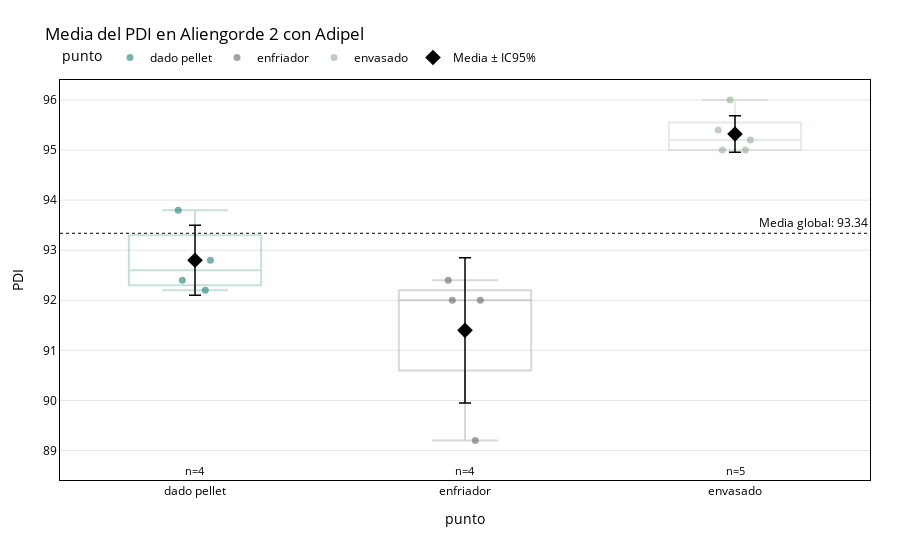

Notebook code for this chart:
### Code cell
orden = ["dado pellet", "enfriador", "envasado"]

stripplot_con_medias_pro(
    con_punto,
    title="Media del PDI en Aliengorde 2 con Adipel",
    categoria="punto",
    values="PDI",
    #filename=f"{ROOT_IMAGEN}/stripplot_medias_orden.html",
)

### Figure 1 — Plotly figure (JSON) as saved in the notebook; plotly's stock layout.template omitted (floating-point values rounded to 4 significant figures)
{"data": [{"alignmentgroup": "True", "boxpoints": "all", "fillcolor": "rgba(255,255,255,0)", "hoveron": "points", "hovertemplate": "<b>PDI</b>: %{y:.2f}<br>punto: %{x}<extra></extra>", "legendgroup": "dado pellet", "line": {"color": "rgba(255,255,255,0)"}, "marker": {"color": "#1C8074", "line": {"width": 0}, "opacity": 0.6, "size": 7}, "name": "dado pellet", "offsetgroup": "dado pellet", "orientation": "v", "pointpos": 0, "showlegend": true, "type": "box", "x": ["dado pellet", "dado pellet", "dado pellet", "dado pellet"], "x0": " ", "xaxis": "x", "y": [92.4, 92.8, 92.2, 93.8], "y0": " ", "yaxis": "y"}, {"alignmentgroup": "True", "boxpoints": "all", "fillcolor": "rgba(255,255,255,0)", "hoveron": "points", "hovertemplate": "<b>PDI</b>: %{y:.2f}<br>punto: %{x}<extra></extra>", "legendgroup": "enfriador", "line": {"color": "rgba(255,255,255,0)"}, "marker": {"color": "#666666", "line": {"width": 0}, "opacity": 0.6, "size": 7}, "name": "enfriador", "offsetgroup": "enfriador", "orientation": "v", "pointpos": 0, "showlegend": true, "type": "box", "x": ["enfriador", "enfriador", "enfriador", "enfriador"], "x0": " ", "xaxis": "x", "y": [89.2, 92, 92, 92.4], "y0": " ", "yaxis": "y"}, {"alignmentgroup": "True", "boxpoints": "all", "fillcolor": "rgba(255,255,255,0)", "hoveron": "points", "hovertemplate": "<b>PDI</b>: %{y:.2f}<br>punto: %{x}<extra></extra>", "legendgroup": "envasado", "line": {"color": "rgba(255,255,255,0)"}, "marker": {"color": "#94AF92", "line": {"width": 0}, "opacity": 0.6, "size": 7}, "name": "envasado", "offsetgroup": "envasado", "orientation": "v", "pointpos": 0, "showlegend": true, "type": "box", "x": ["envasado", "envasado", "envasado", "envasado", "envasado"], "x0": " ", "xaxis": "x", "y": [96, 95.2, 95, 95.4, 95], "y0": " ", "yaxis": "y"}, {"boxmean": false, "fillcolor": "rgba(0,0,0,0)", "line": {"color": "#1C8074"}, "marker": {"color": "#1C8074"}, "name": "dado pellet (IQR)", "opacity": 0.25, "showlegend": false, "type": "box", "x": ["dado pellet", "dado pellet", "dado pellet", "dado pellet"], "y": [92.4, 92.8, 92.2, 93.8]}, {"boxmean": false, "fillcolor": "rgba(0,0,0,0)", "line": {"color": "#666666"}, "marker": {"color": "#666666"}, "name": "enfriador (IQR)", "opacity": 0.25, "showlegend": false, "type": "box", "x": ["enfriador", "enfriador", "enfriador", "enfriador"], "y": [89.2, 92, 92, 92.4]}, {"boxmean": false, "fillcolor": "rgba(0,0,0,0)", "line": {"color": "#94AF92"}, "marker": {"color": "#94AF92"}, "name": "envasado (IQR)", "opacity": 0.25, "showlegend": false, "type": "box", "x": ["envasado", "envasado", "envasado", "envasado", "envasado"], "y": [96, 95.2, 95, 95.4, 95]}, {"customdata": [0.6976, 1.449, 0.3635], "error_y": {"array": [0.6976, 1.449, 0.3635], "color": "black", "thickness": 1.5, "type": "data", "width": 6}, "hovertemplate": "<b>Media</b>: %{y:.2f}<br>IC95%: ±%{customdata:.2f}<extra></extra>", "marker": {"color": "black", "size": 12, "symbol": "diamond"}, "mode": "markers", "name": "Media ± IC95%", "showlegend": true, "type": "scatter", "x": ["dado pellet", "enfriador", "envasado"], "y": [92.8, 91.4, 95.32]}], "layout": {"annotations": [{"font": {"color": "black"}, "showarrow": false, "text": "Media global: 93.34", "x": 1, "xanchor": "right", "xref": "x domain", "y": 93.34, "yanchor": "bottom", "yref": "y"}, {"font": {"color": "black", "size": 11}, "showarrow": false, "text": "n=4", "x": "dado pellet", "y": 89.2, "yshift": -30}, {"font": {"color": "black", "size": 11}, "showarrow": false, "text": "n=4", "x": "enfriador", "y": 89.2, "yshift": -30}, {"font": {"color": "black", "size": 11}, "showarrow": false, "text": "n=5", "x": "envasado", "y": 89.2, "yshift": -30}], "boxmode": "overlay", "font": {"color": "black"}, "legend": {"orientation": "h", "title": {"text": "punto"}, "tracegroupgap": 0, "x": 0, "xanchor": "left", "y": 1.02, "yanchor": "bottom"}, "margin": {"b": 80, "l": 60, "r": 30, "t": 80}, "paper_bgcolor": "rgba(0,0,0,0)", "plot_bgcolor": "rgba(0,0,0,0)", "shapes": [{"line": {"color": "black", "dash": "dot", "width": 1}, "type": "line", "x0": 0, "x1": 1, "xref": "x domain", "y0": 93.34, "y1": 93.34, "yref": "y"}], "title": {"text": "Media del PDI en Aliengorde 2 con Adipel"}, "xaxis": {"anchor": "y", "categoryarray": ["dado pellet", "enfriador", "envasado", null], "categoryorder": "array", "domain": [0, 1], "linecolor": "black", "mirror": true, "showline": true, "title": {"text": "punto"}}, "yaxis": {"anchor": "x", "domain": [0, 1], "gridcolor": "rgba(0,0,0,0.1)", "linecolor": "black", "mirror": true, "showline": true, "title": {"text": "PDI"}}}}
